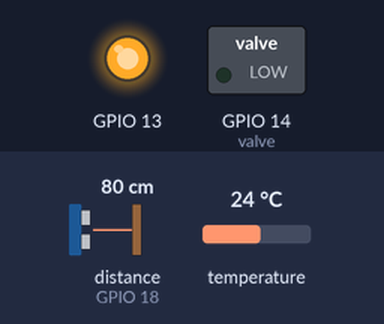
The sketch below on a simulated ESP32. Shown: switched loads named in the sketch (green lamp = pin HIGH), output pins drawn as LEDs (lit = HIGH). Wiring (inferred from the names in the program): ultrasonic range finder: trigger GPIO 5; echo GPIO 18. The test bench sets the inputs (shaded band); at power-on: distance to the obstacle (sensor on GPIO 18) 80 cm, temperature 24 °C. The echo pulse lasts 58.3 µs per cm; nothing arrives over Bluetooth unless stated; pins used as bus, display or sensor lines are not drawn; what the sketch prints to the serial monitor is not drawn. At 1.8 s the program puts the board to deep sleep or switches it off; the recording ends there.

Above: at 0.1 s.
Timing chart, 0 to 1.8 s (numbered marks = the images above):
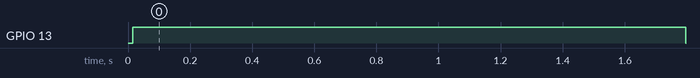

Measured:
- by itself, GPIO 13: LOW → HIGH at 0.02 s, → LOW 1.8 s later

The sketch:

Codigo_sensor_de_temperatura.ino
```cpp
#include <Wire.h>
#include <OneWire.h>
#include <DallasTemperature.h>
#include <BluetoothSerial.h>  // Biblioteca para la comunicación serie con Bluetooth
BluetoothSerial SerialBT;

#define Datostemp 4
#define echoPin 18             // CHANGE PIN NUMBER HERE IF YOU WANT TO USE A DIFFERENT PIN
#define trigPin 5
#define valve 14
long duration, distance, distanciamm;
const int sleeptime = 60*1000000; //uS

//Creacion de objetos
//Cuando una variable la pasamos con el símbolo &nombreVariable, estamos pasando la posición de memoria donde se almacenan los datos y no su valor. A esto se le llama paso por referencia.

OneWire oneWireObjeto(Datostemp);
DallasTemperature sensortemp(&oneWireObjeto);

void setup() {

    Serial.begin(9600);
//inicialización sensor
    SerialBT.begin("EVAPORIMETRO");
    sensortemp.begin();
  pinMode(trigPin, OUTPUT);
  pinMode(echoPin, INPUT);
  pinMode(valve,OUTPUT);
  pinMode (13,OUTPUT);
}

void loop() {
  esp_sleep_enable_timer_wakeup(sleeptime);

  digitalWrite(trigPin, LOW);
  delayMicroseconds(2);
  digitalWrite(trigPin, HIGH);
  delayMicroseconds(10);
  digitalWrite(trigPin, LOW);

  digitalWrite(13, HIGH);


  duration = pulseIn(echoPin, HIGH);
  distance = duration / 58.2;
  distanciamm = duration* 0.343 / 2.0;
  String disp = String(distance);
  String disp2 = String(distanciamm);


    // preparar el sensor de temp
    Serial.println("Mandando comandos a los sensores");
    sensortemp.requestTemperatures();

    // Leemos y mostramos los datos del sensor de temp
    Serial.print("Temperatura: ");
    Serial.print(sensortemp.getTempCByIndex(0));
    Serial.println(" C");
    Serial.print("Distance: ");
    Serial.print(disp);
    Serial.println(" cm");
    Serial.print("Distance: ");
    Serial.print(disp2);
    Serial.println(" mm");
      // Enviar datos por Bluetooth
    SerialBT.print("Temperatura: ");
    SerialBT.print(sensortemp.getTempCByIndex(0));
    SerialBT.println(" C");
    SerialBT.print("Distance: ");
    SerialBT.print(disp);
    SerialBT.println(" cm");
    SerialBT.print("Distance: ");
    SerialBT.print(disp2);
    SerialBT.println(" mm");

    delay(1000);
    if(distanciamm<100)
    {
      digitalWrite(valve,HIGH);
    }
    if(distanciamm>480)
    {
      digitalWrite(valve,LOW);
    }

  digitalWrite(13, LOW);
esp_deep_sleep_start();
}
```
